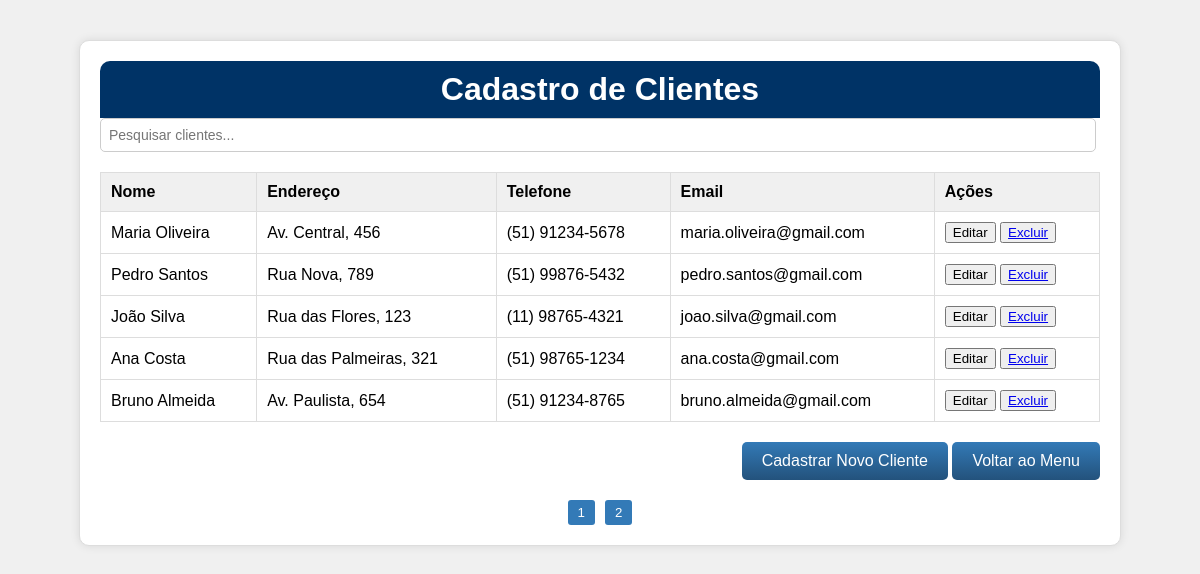
The app's page /clientes/ (signed in) with its own data.
### clientes/models.py (models this page shows, shortened)
class Cliente(models.Model):
    nome = models.CharField(max_length=100)
    endereco = models.CharField(max_length=200)
    telefone = models.CharField(max_length=20)
    email = models.EmailField()

### clientes/views.py (the view)
# urls.py: path('', views.clientes_list, name='clientes_list'),
@login_required
def clientes_list(request):
    clients = Cliente.objects.all()
    return render(request, 'clientes.html', {'clients': clients})

### clientes/templates/clientes.html (shortened to what this page needs)
<!DOCTYPE html>
<html lang="pt-BR">
<head>
</head>
<body>
  <div class="container">
    <div class="header">
      <h1>Cadastro de Clientes</h1>
    </div>
    <div class="search-container">
      <input type="text" id="searchInput" placeholder="Pesquisar clientes..." onkeyup="filterTable()">
    </div>
    <div class="table-container">
      <table class="table" id="clientTable">
        <thead>
          <tr>
            <th>Nome</th>
            <th>Endereço</th>
            <th>Telefone</th>
            <th>Email</th>
            <th>Ações</th>
          </tr>
        </thead>
        <tbody id="clientList">
          {% for client in clients %}
          <tr data-id="{{ client.id }}">
            <td>{{ client.nome }}</td>
            <td>{{ client.endereco }}</td>
            <td>{{ client.telefone }}</td>
            <td>{{ client.email }}</td>
            <td>
              <button onclick="editClient(this)">Editar</button>
              <button>
                <a href="{% url 'delete_client' client.id %}" class="btn btn-danger">Excluir</a>
              </button>
            </td>
          </tr>
          {% endfor %}
        </tbody>
      </table>
    </div>
    <div class="button-container">
      <button class="gradient-button" onclick="toggleForm()">Cadastrar Novo Cliente</button>
      <button class="gradient-button" onclick="window.location.href='{% url 'menu' %}'">Voltar ao Menu</button>
    </div>
    <div class="pagination" id="pagination"></div>
  </div>
</body>
</html>

### clientes/templates/clientes.html (style rules this page uses)
body { background-color: #f0f0f0; font-family: Arial, sans-serif; margin: 0; }
.container { max-width: 1000px; margin: 40px auto; padding: 20px; background-color: #fff; border: 1px solid #ddd; border-radius: 10px; box-shadow: 0 0 10px rgba(0, 0, 0, 0.1); }
.header { background-color: #003366; color: #fff; padding: 10px; text-align: center; border-top-left-radius: 10px; border-top-right-radius: 10px; }
.header h1 { margin: 0; }
.table-container { margin-top: 20px; }
.table { width: 100%; border-collapse: collapse; }
.table th, .table td { border: 1px solid #ddd; padding: 10px; text-align: left; }
.table th { background-color: #f0f0f0; }
.search-container { margin-bottom: 20px; }
.search-container input { width: calc(100% - 22px); padding: 8px; border: 1px solid #ccc; border-radius: 5px; font-size: 14px; }
.button-container { text-align: right; margin-top: 20px; }
.gradient-button { background-image: linear-gradient(to bottom, #337ab7, #23527c); background-color: #337ab7; color: #fff; border: none; padding: 10px 20px; font-size: 16px; cursor: pointer; border-radius: 5px; }
.pagination { text-align: center; margin-top: 20px; }

### records on screen
Cliente: nome "Maria Oliveira", endereco "Av. Central, 456", telefone "(51) 91234-5678", email "maria.oliveira@gmail.com"
Cliente: nome "Pedro Santos", endereco "Rua Nova, 789", telefone "(51) 99876-5432", email "pedro.santos@gmail.com"
Cliente: nome "João Silva", endereco "Rua das Flores, 123", telefone "(11) 98765-4321", email "joao.silva@gmail.com"
Cliente: nome "Ana Costa", endereco "Rua das Palmeiras, 321", telefone "(51) 98765-1234", email "ana.costa@gmail.com"
Cliente: nome "Bruno Almeida", endereco "Av. Paulista, 654", telefone "(51) 91234-8765", email "bruno.almeida@gmail.com"
